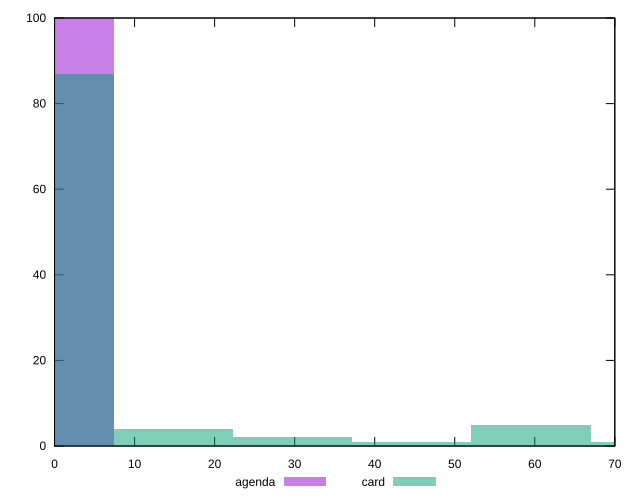

Recreate this plot in gnuplot.
reset

$agenda <<EOF
0 100
EOF

$card <<EOF
44.647714433295015 1
0 87
59.53028591106002 5
14.882571477765005 4
29.76514295553001 2
74.41285738882502 1
EOF

set key outside below
set boxwidth 14.882571477765005
set xrange [0:70]
set yrange [0:100]
set trange [0:100]
set style fill transparent solid 0.5 noborder
set terminal svg size 640, 500 enhanced background rgb 'white'
set output "reports/report_00031_2021-02-24T23-18-18.084Z/unused-css-rules/comparison/histogram/1_vs_2.svg"

plot $agenda title "agenda" with boxes, \
     $card title "card" with boxes

reset
